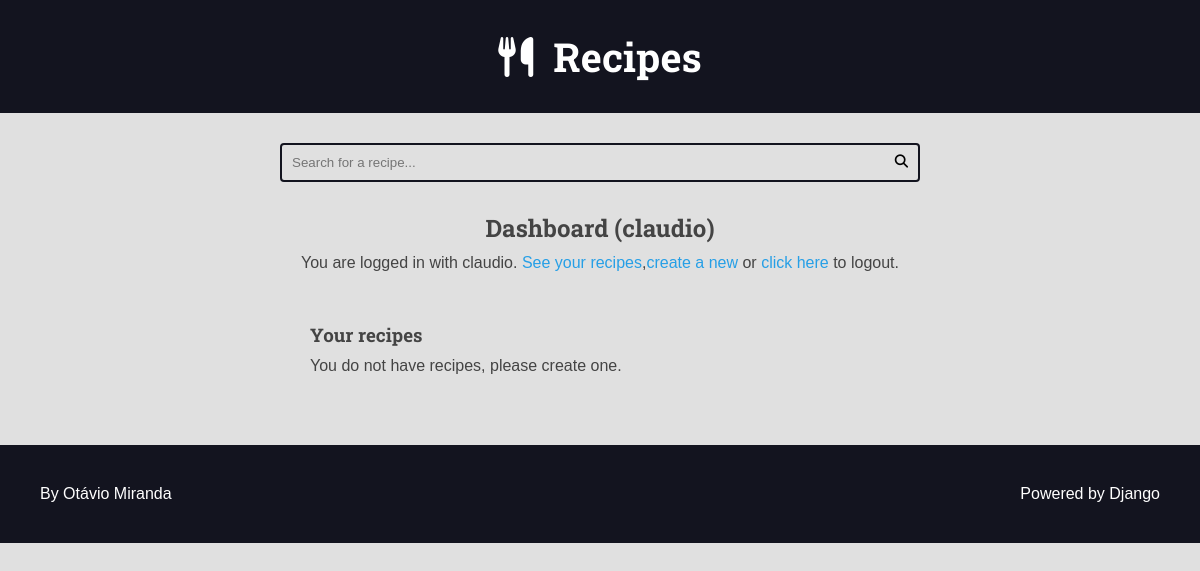
Page /authors/dashboard/ (signed in) on the earlier database version.
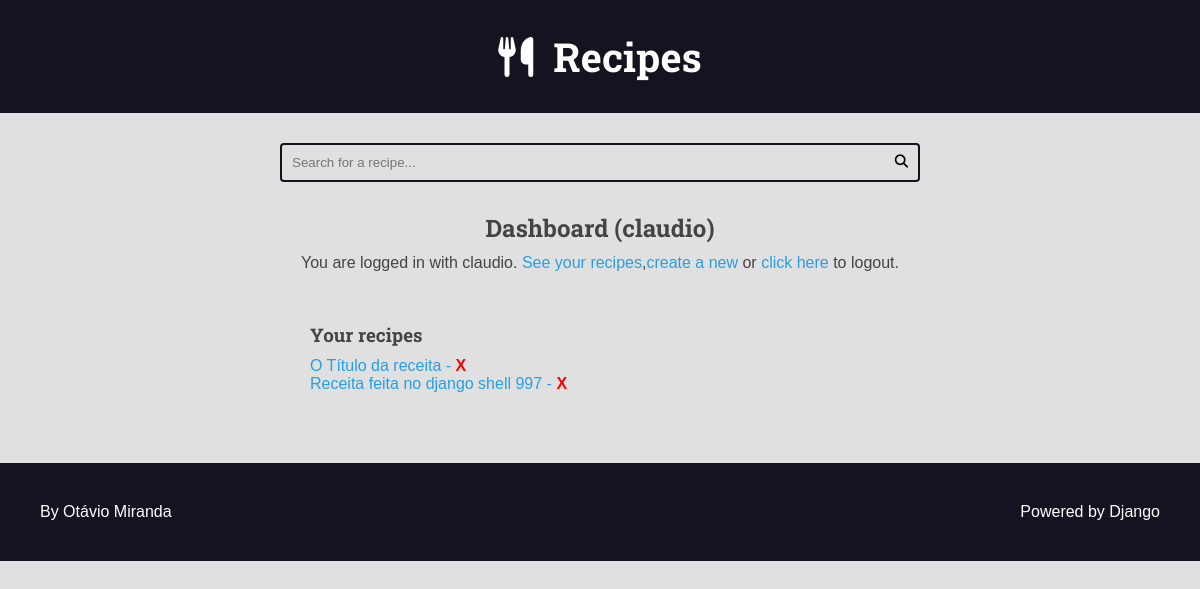
Same page on the later database version.
### recipes/models.py (models this page shows, shortened)
class Recipe(models.Model):
    title = models.CharField(max_length=65)
    description = models.CharField(max_length=165)
    slug = models.SlugField(unique=True)
    preparation_time = models.IntegerField()
    preparation_time_unit = models.CharField(max_length=65)
    servings = models.IntegerField()
    servings_time_unit = models.CharField(max_length=65)
    preparation_steps = models.TextField()
    preparation_steps_is_html = models.BooleanField(default=False)
    created_at = models.DateTimeField(auto_now_add=True)
    updated_at = models.DateTimeField(auto_now=True)
    is_published = models.BooleanField(default=False)
    cover = models.ImageField(upload_to='recipes/covers/%Y/%m/%d/', blank=True, default='')
    category = models.ForeignKey(Category, on_delete=models.SET_NULL, null=True, blank=True, default=None)
    author = models.ForeignKey(User, on_delete=models.SET_NULL, null=True)

### authors/views/all.py (the view)
# urls.py: path('dashboard/', views.dashboard_view, name = 'dashboard'),
@login_required(login_url='authors:login', redirect_field_name='next')
def dashboard_view(request):
    recipes = Recipe.objects.filter(
        is_published = False,
        author=request.user
    )
    return render(request,'author/pages/dashboard.html',context={'recipes':recipes})

### authors/templates/author/pages/dashboard.html (shortened to what this page needs)
{% extends 'global/base.html' %}
{% block content %}
    <div class="main-content center container">
        <h2>Dashboard ({{ user }})</h2>
        {% include 'author/partials/login_message.html' %}
        <div class="authors-dashboard-container">
            <h3>Your recipes</h3>
            <ul>
                {% for recipe in recipes %}
                    <li>
                        <a href="{% url 'authors:dashboard_recipe_edit' recipe.id %}">{{recipe.title}} - </a>
                        <form class="inline-form form-delete" action="{% url 'authors:dashboard_recipe_delete'%}" method='POST'>
                            <button class="plaintext-button delete" type="submit">X</button>
                        </form>
                    </li>
                {% empty %}
                    <li>
                        <p>You do not have recipes, please create one.</p>
                    </li>
                {% endfor %}
            </ul>
        </div>
    </div>
{% endblock content %}

Differences in the rows shown:
now on this page (row edited): Recipe: title "O Título da receita"
now on this page (row edited): Recipe: title "Receita feita no django shell 997"
Other differences:
text no longer shown: "You do not have recipes, please create one."
